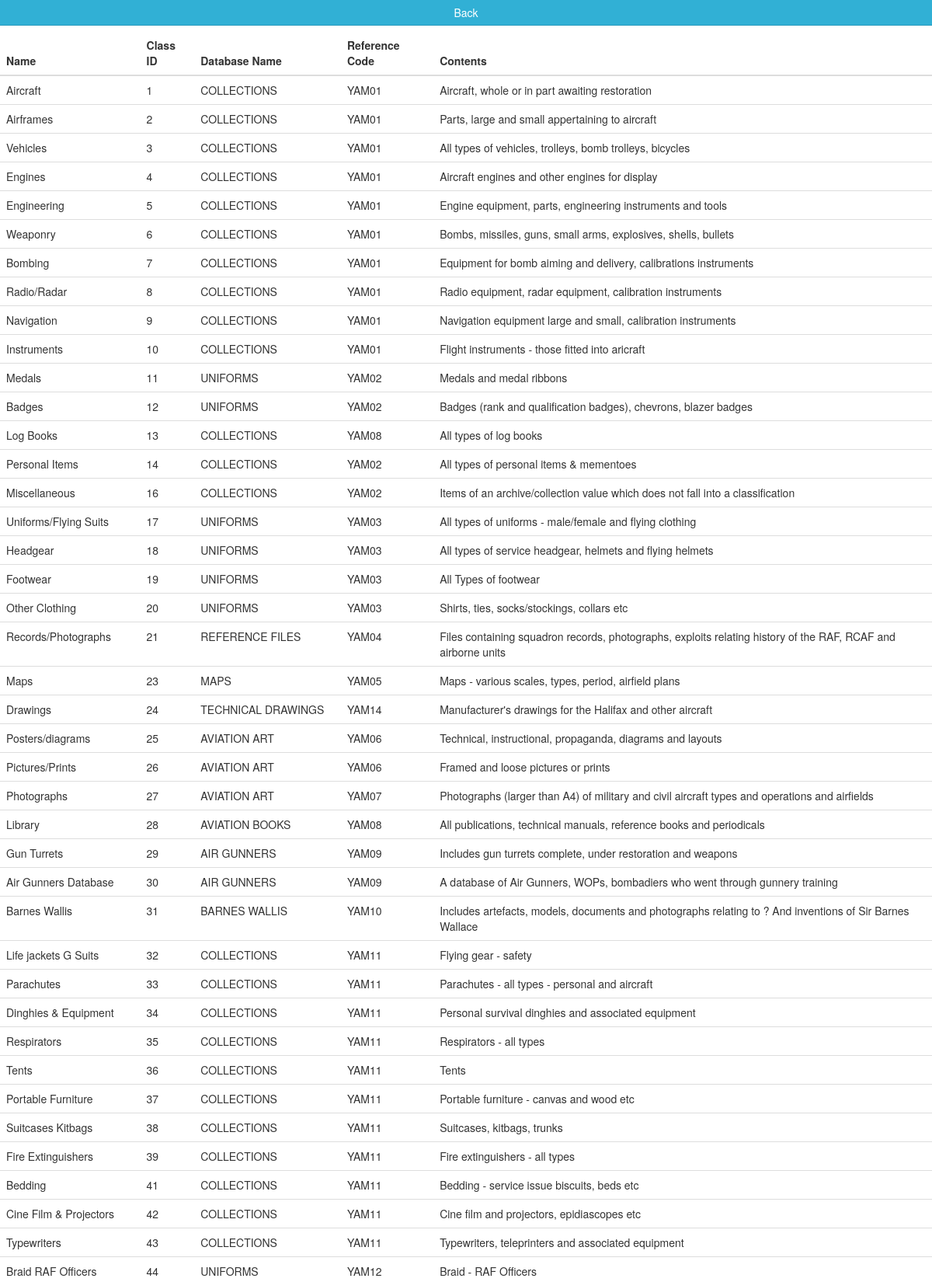
The page /reports/classes.php (upper part) on the database its author committed.
### tables this page shows
CREATE TABLE `class` (
  `className` varchar(200) NOT NULL,
  `class` int(2) UNSIGNED NOT NULL,
  `databaseName` varchar(200) NOT NULL,
  `referenceCode` varchar(200) NOT NULL,
  `contents` varchar(200) NOT NULL
);

### search.php (the view, shortened to what this page needs)
<?php
 if ($_SESSION['tab'] == 8) {
  $result = $mysqli->query("SELECT * FROM class");
  if ( $result->num_rows == 0 ){
      $_SESSION['message'] = "User with that email doesn't exist!";
      header("location: error.php");
    }
  else {
    htmlStartP1();
    Echo "<th>Name</th>";
    Echo "<th>Class ID</th>";
    Echo "<th>Database Name</th>";
    Echo "<th>Reference Code</th>";
    Echo "<th>Contents</th>";
    htmlStartP2();
    while($row = $result->fetch_assoc()) {
        echo "<tr><td>". $row["className"]. "</td><td>". $row["class"]. "</td><td>" . $row["databaseName"]. "</td><td>" . $row["referenceCode"]. "</td><td>" . $row["contents"]."</td></tr>";
    }
    htmlEnd();
  }
}
?>
<?php
function htmlStartP1(){
  Echo "<html>";
  Echo '<table class="table table-hover">';
  Echo "<thead>";
  Echo "<tr>";
}
function htmlStartP2(){
  Echo "</tr>";
  Echo "</thead>";
  Echo "<tbody>";
}
function htmlEnd() {
  Echo "</tbody>";
  Echo "</table>";
  Echo "</html>";
}
?>

### reports/classes.php (shortened to what this page needs)
<?php
require '../db.php';
?>
<!DOCTYPE html>
<html lang="en">
<head>
  <link rel="stylesheet" href="https://maxcdn.bootstrapcdn.com/bootstrap/3.3.7/css/bootstrap.min.css">
</head>
<body>
  <a href="../menu.php" class="btn btn-info navbar-fixed-top" role="button">Back</a>
  <?php
  require '../search.php';
  ?>
</body>
</html>

### rows shown on the page
class: className "Aircraft", class "1", databaseName "COLLECTIONS", referenceCode "YAM01", contents "Aircraft, whole or in part awaiting restoration"
class: className "Airframes", class "2", databaseName "COLLECTIONS", referenceCode "YAM01", contents "Parts, large and small appertaining to aircraft"
class: className "Vehicles", class "3", databaseName "COLLECTIONS", referenceCode "YAM01", contents "All types of vehicles, trolleys, bomb trolleys, bicycles"
class: className "Engines", class "4", databaseName "COLLECTIONS", referenceCode "YAM01", contents "Aircraft engines and other engines for display"
class: className "Engineering", class "5", databaseName "COLLECTIONS", referenceCode "YAM01", contents "Engine equipment, parts, engineering instruments and tools"
class: className "Weaponry", class "6", databaseName "COLLECTIONS", referenceCode "YAM01", contents "Bombs, missiles, guns, small arms, explosives, shells, bullets"
class: className "Bombing", class "7", databaseName "COLLECTIONS", referenceCode "YAM01", contents "Equipment for bomb aiming and delivery, calibrations instruments"
class: className "Radio/Radar", class "8", databaseName "COLLECTIONS", referenceCode "YAM01", contents "Radio equipment, radar equipment, calibration instruments"
class: className "Navigation", class "9", databaseName "COLLECTIONS", referenceCode "YAM01", contents "Navigation equipment large and small, calibration instruments"
class: className "Instruments", class "10", databaseName "COLLECTIONS", referenceCode "YAM01", contents "Flight instruments - those fitted into aricraft"
class: className "Medals", class "11", databaseName "UNIFORMS", referenceCode "YAM02", contents "Medals and medal ribbons"
class: className "Badges", class "12", databaseName "UNIFORMS", referenceCode "YAM02", contents "Badges (rank and qualification badges), chevrons, blazer badges"
class: className "Log Books", class "13", databaseName "COLLECTIONS", referenceCode "YAM08", contents "All types of log books"
class: className "Personal Items", class "14", databaseName "COLLECTIONS", referenceCode "YAM02", contents "All types of personal items & mementoes"
class: className "Miscellaneous", class "16", databaseName "COLLECTIONS", referenceCode "YAM02", contents "Items of an archive/collection value which does not fall into a classification"
class: className "Uniforms/Flying Suits", class "17", databaseName "UNIFORMS", referenceCode "YAM03", contents "All types of uniforms - male/female and flying clothing"
class: className "Headgear", class "18", databaseName "UNIFORMS", referenceCode "YAM03", contents "All types of service headgear, helmets and flying helmets"
class: className "Footwear", class "19", databaseName "UNIFORMS", referenceCode "YAM03", contents "All Types of footwear"
class: className "Other Clothing", class "20", databaseName "UNIFORMS", referenceCode "YAM03", contents "Shirts, ties, socks/stockings, collars etc"
class: className "Records/Photographs", class "21", databaseName "REFERENCE FILES", referenceCode "YAM04", contents "Files containing squadron records, photographs, exploits relating history of the RAF, RCAF and airborne units"
class: className "Maps", class "23", databaseName "MAPS", referenceCode "YAM05", contents "Maps - various scales, types, period, airfield plans"
class: className "Drawings", class "24", databaseName "TECHNICAL DRAWINGS", referenceCode "YAM14", contents "Manufacturer's drawings for the Halifax and other aircraft"
class: className "Posters/diagrams", class "25", databaseName "AVIATION ART", referenceCode "YAM06", contents "Technical, instructional, propaganda, diagrams and layouts"
class: className "Pictures/Prints", class "26", databaseName "AVIATION ART", referenceCode "YAM06", contents "Framed and loose pictures or prints"
class: className "Photographs", class "27", databaseName "AVIATION ART", referenceCode "YAM07", contents "Photographs (larger than A4) of military and civil aircraft types and operations and airfields"
class: className "Library", class "28", databaseName "AVIATION BOOKS", referenceCode "YAM08", contents "All publications, technical manuals, reference books and periodicals"
class: className "Gun Turrets", class "29", databaseName "AIR GUNNERS", referenceCode "YAM09", contents "Includes gun turrets complete, under restoration and weapons"
class: className "Air Gunners Database", class "30", databaseName "AIR GUNNERS", referenceCode "YAM09", contents "A database of Air Gunners, WOPs, bombadiers who went through gunnery training"
class: className "Barnes Wallis", class "31", databaseName "BARNES WALLIS", referenceCode "YAM10", contents "Includes artefacts, models, documents and photographs relating to ? And inventions of Sir Barnes Wallace"
class: className "Life jackets G Suits", class "32", databaseName "COLLECTIONS", referenceCode "YAM11", contents "Flying gear - safety"
class: className "Parachutes", class "33", databaseName "COLLECTIONS", referenceCode "YAM11", contents "Parachutes - all types - personal and aircraft"
class: className "Dinghies & Equipment", class "34", databaseName "COLLECTIONS", referenceCode "YAM11", contents "Personal survival dinghies and associated equipment"
class: className "Respirators", class "35", databaseName "COLLECTIONS", referenceCode "YAM11", contents "Respirators - all types"
class: className "Tents", class "36", databaseName "COLLECTIONS", referenceCode "YAM11", contents "Tents"
class: className "Portable Furniture", class "37", databaseName "COLLECTIONS", referenceCode "YAM11", contents "Portable furniture - canvas and wood etc"
class: className "Suitcases Kitbags", class "38", databaseName "COLLECTIONS", referenceCode "YAM11", contents "Suitcases, kitbags, trunks"
class: className "Fire Extinguishers", class "39", databaseName "COLLECTIONS", referenceCode "YAM11", contents "Fire extinguishers - all types"
class: className "Bedding", class "41", databaseName "COLLECTIONS", referenceCode "YAM11", contents "Bedding - service issue biscuits, beds etc"
class: className "Cine Film & Projectors", class "42", databaseName "COLLECTIONS", referenceCode "YAM11", contents "Cine film and projectors, epidiascopes etc"
class: className "Typewriters", class "43", databaseName "COLLECTIONS", referenceCode "YAM11", contents "Typewriters, teleprinters and associated equipment"
class: className "Braid RAF Officers", class "44", databaseName "UNIFORMS", referenceCode "YAM12", contents "Braid - RAF Officers"
